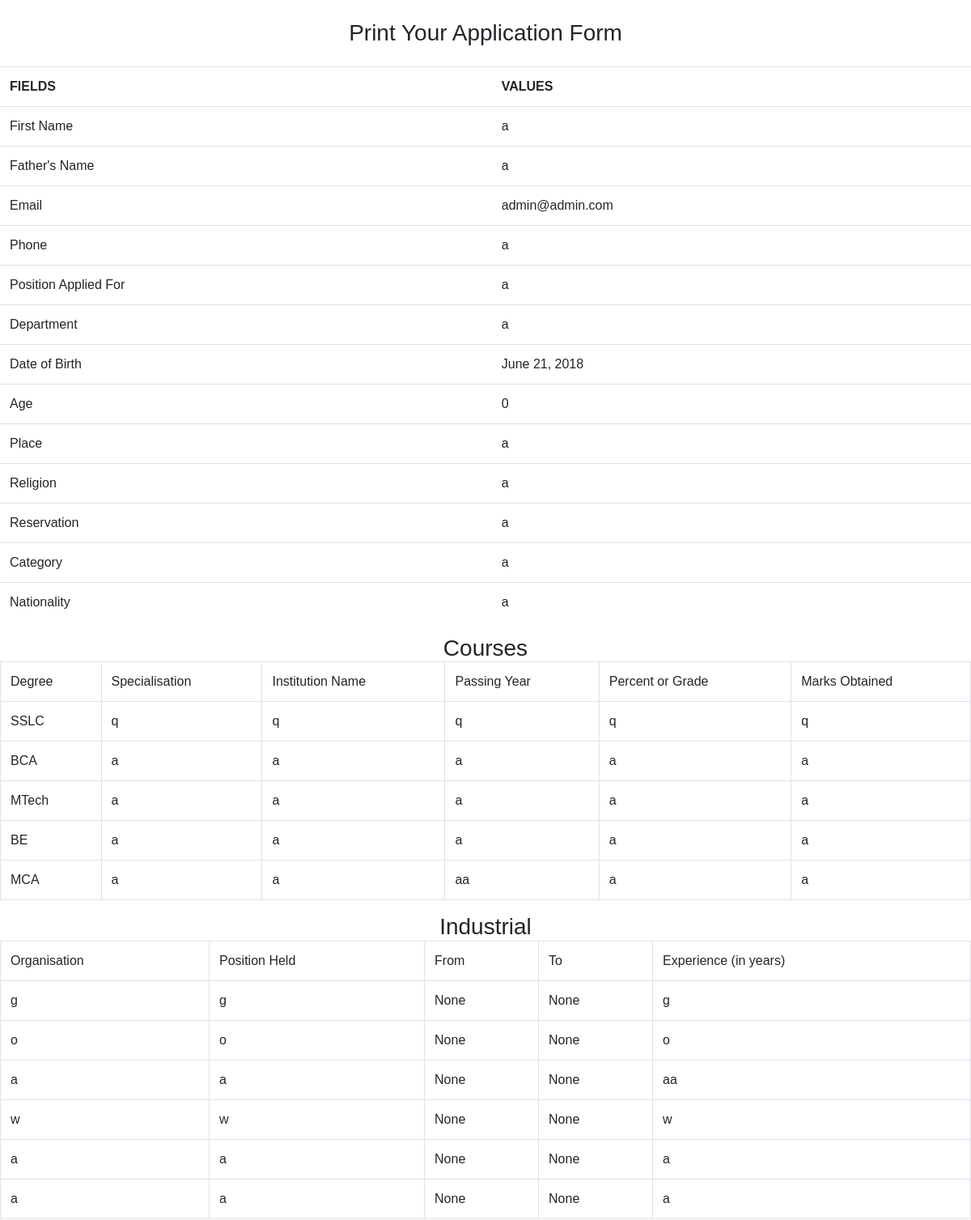
Page /print/ (signed in, upper part) on the earlier database version.
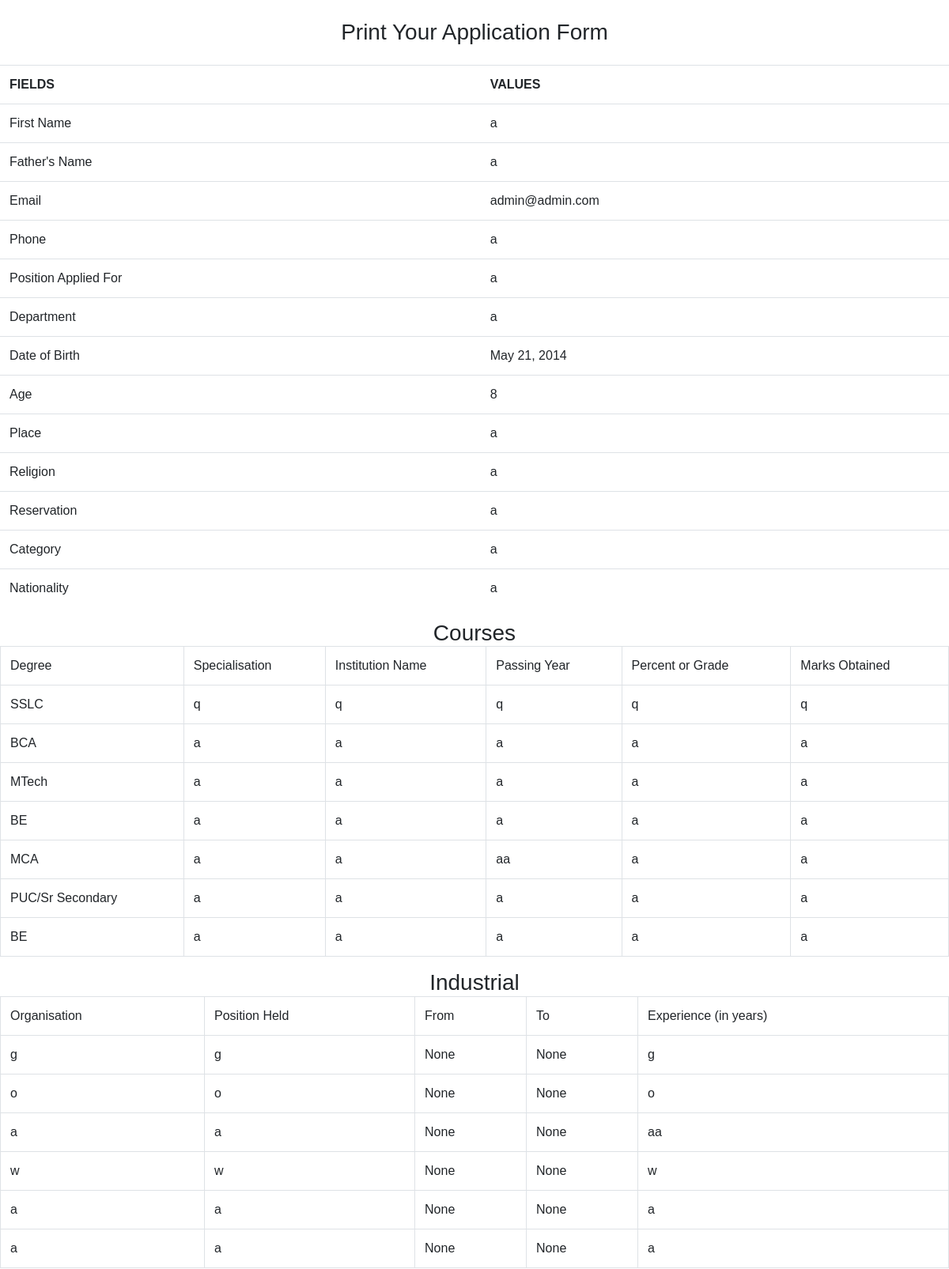
Same page on the later database version.
### main/models.py (models this page shows, shortened)
class User(AbstractUser):
	image = models.FileField(upload_to='uploads/', blank=True,null=True)
	email = models.EmailField('email address', unique=True)
	phone = models.CharField("Phone", max_length=15, null=True, blank=True)
	position = models.CharField(max_length=20, null=True, blank=True)
	department = models.CharField(max_length=50, null=True, blank=True)
	fathers_name = models.CharField(max_length=50, null=True, blank=True)
	address = models.CharField(max_length=50, null=True, blank=True)
	permanent_address = models.CharField(max_length=50, null=True, blank=True)
	date_of_birth = models.DateField(max_length=8, null=True, blank=True)
	age = models.IntegerField(null=True, blank=True)
	place = models.CharField(max_length=50, null=True, blank=True)
	religion = models.CharField(max_length=50, null=True, blank=True)
	reservation = models.CharField(max_length=50, null=True, blank=True)
	category = models.CharField(max_length=50, null=True, blank=True)
	nationality = models.CharField(max_length=50, null=True, blank=True)
	family_members = models.IntegerField(default=0)
	kannada_speak = models.BooleanField(default=False)
	kannada_read = models.BooleanField(default=False)
	kannada_write = models.BooleanField(default=False)
	english_speak = models.BooleanField(default=False)
	english_read = models.BooleanField(default=False)
	english_write = models.BooleanField(default=False)
	hindi_speak = models.BooleanField(default=False)
	hindi_read = models.BooleanField(default=False)
	hindi_write = models.BooleanField(default=False)
	grade = models.CharField("grade", max_length=50, null=True, blank=True)
	no_member = models.CharField("members", max_length=50, null=True, blank=True)
	year_selection = models.CharField("year selection", max_length=50, null=True, blank=True)
	neft = models.CharField("NEFT", max_length=50, null=True, blank=True)
	uti = models.CharField("UTR", max_length=35, null=True, blank=True)
	Date = models.DateField(max_length=8, null=True, blank=True)
	Amount = models.CharField("Amount", max_length=35, null=True, blank=True, default='500')
	Bank = models.CharField("Bank", max_length=35, null=True, blank=True)
	Branch = models.CharField("Branch", max_length=35, null=True, blank=True)
	ifsc = models.CharField("IFSC", max_length=10, null=True, blank=True)
	USERNAME_FIELD = 'email'
	REQUIRED_FIELDS = ['username']

class Course(models.Model):
	Applicant = models.ForeignKey("User", on_delete=models.CASCADE)
	Degree = models.ForeignKey("Degree", on_delete=models.CASCADE)
	Specialisation = models.CharField(max_length=50, null=False, blank=False)
	Institution_Name = models.CharField(max_length=50, null=False, blank=False)
	Passing_Year = models.CharField(max_length=5, null=False, blank=False)
	Percent_or_grade = models.CharField(max_length=5, null=False, blank=False)
	maximum_marks_or_grade = models.CharField(max_length=5, null=False, blank=False)
	file_upload = models.FileField(upload_to='uploads/')

class Degree(models.Model):
	name = models.CharField(max_length=50, null=False, blank=False)
	def __str__(self):
		return self.name

class IndustrialExperience(models.Model):
	faculty = models.ForeignKey("User", on_delete=models.CASCADE)
	organisation = models.CharField("organisation", max_length=50, null=False, blank=False)
	position_held = models.CharField("position held", max_length=50, null=False, blank=False)
	from_date = models.DateField(max_length=8, null=True, blank=True)
	to_date = models.DateField(max_length=8, null=True, blank=True)
	experience_years = models.CharField("experience years", max_length=50, null=False, blank=False)

### main/views.py (the view)
# urls.py: path('print/', views.printView, name='print')
def printView(request):
	template_name='print.html'
	User = get_user_model()
	faculty = User.objects.get(username=request.user.username)
	courses = Course.objects.filter(Applicant=request.user.pk)
	documents = DocumentUpload.objects.filter(uploaded_by=request.user.pk)
	referrals = Referral.objects.filter(faculty=request.user.pk)
	awards = Awards.objects.filter(faculty=request.user.pk)
	industrial = IndustrialExperience.objects.filter(faculty=request.user.pk)
	teaching = TeachingExperience.objects.filter(faculty=request.user.pk)
	membership = Membership.objects.filter(faculty=request.user.pk)
	conference = Conference.objects.filter(faculty=request.user.pk)
	research = Research.objects.filter(faculty=request.user.pk)
	special = SpecialAchievement.objects.filter(faculty=request.user.pk)
	declaration = Declaration.objects.filter(faculty=request.user.pk)
	achievement = SpecialAchievement.objects.filter(faculty=request.user.pk)
	context = {
	"faculty" : faculty,
	"courses" : courses,
	"achievements" : achievement,
	"documents" : documents,
	"referrals" : referrals,
	"awards" : awards,
	"industrial" : industrial,
	"teaching" : teaching,
	"membership" : membership,
	"conference" : conference,
	"research" : research,
	"special" : special,
	"declaration" : declaration,
	}
	return render(request, template_name, context)

### main/templates/print.html (shortened to what this page needs)
<!DOCTYPE HTML>
{% load widget_tweaks %}
{% load static %}
<head>
	<link rel="stylesheet" href="https://cdnjs.cloudflare.com/ajax/libs/twitter-bootstrap/4.0.0-alpha.6/css/bootstrap.min.css"></script>
	<link rel="stylesheet" href="https://maxcdn.bootstrapcdn.com/font-awesome/4.7.0/css/font-awesome.min.css"></script>
	<link rel="stylesheet" type="text/css" href="{% static 'css/main.css' %}">
</head>
<body>
	<h3 style="padding:2%;text-align:center;">Print Your Application Form</h3>
<table class="table table bordered">
	<tr>
		<th><b>FIELDS</b></th>
		<th><b>VALUES</b></th>
	</tr>
	<tr>
		<td>First Name</td>
		<td>{{faculty.first_name}}</td>
	</tr>
	<tr>
		<td>Father's Name</td>
		<td>{{faculty.fathers_name}}</td>
	</tr>
	<tr>
		<td>Email</td>
		<td>{{faculty.email}}</td>
	</tr>
	<tr>
		<td>Phone</td>
		<td>{{faculty.phone}}</td>
	</tr>
	<tr>
		<td>Position Applied For</td>
		<td>{{faculty.position}}</td>
	</tr>
	<tr>
		<td>Department</td>
		<td>{{faculty.department}}</td>
	</tr>
	<tr>
		<td>Date of Birth</td>
		<td>{{faculty.date_of_birth}}</td>
	</tr>
	<tr>
		<td>Age</td>
		<td>{{faculty.age}}</td>
	</tr>
	<tr>
		<td>Place</td>
		<td>{{faculty.place}}</td>
	</tr>
	<tr>
		<td>Religion</td>
		<td>{{faculty.religion}}</td>
	</tr>
	<tr>
		<td>Reservation</td>
		<td>{{faculty.reservation}}</td>
	</tr>
	<tr>
		<td>Category</td>
		<td>{{faculty.category}}</td>
	</tr>
	<tr>
		<td>Nationality</td>
		<td>{{faculty.nationality}}</td>
	</tr>
</table>
	<h3 style="text-align:center;">Courses</h3>
	<table class="table table-bordered">
		<tr>
			<th>Degree</th>
			<th>Specialisation</th>
			<th>Institution Name</th>
			<th>Passing Year</th>
			<th>Percent or Grade</th>
			<th>Marks Obtained</th>
		</tr>
		{%for course in courses %}
		<tr>
			<td>{{course.Degree}}</td>
			<td>{{course.Specialisation}}</td>
			<td>{{course.Institution_Name}}</td>
			<td>{{course.Passing_Year}}</td>
			<td>{{course.Percent_or_grade}}</td>
			<td>{{course.maximum_marks_or_grade}}</td>
		</tr>
	{% endfor %}
	</table>
	<h3 style="text-align:center;">Industrial</h3>
	<table class="table table-bordered">
		<tr>
			<th>Organisation</th>
			<th>Position Held</th>
			<th>From</th>
			<th>To</th>
			<th>Experience (in years)</th>
		</tr>
		{%for ind in industrial %}
		<tr>
			<td>{{ind.organisation}}</td>
			<td>{{ind.position_held}}</td>
			<td>{{ind.from_date}}</td>
			<td>{{ind.to_date}}</td>
			<td>{{ind.experience_years}}</td>
		</tr>
	{% endfor %}
	</table>
	<h4 style="text-align:center;">I hereby declare that the information furnished in this application form is true to the best of my knowledge and belief.</h4><br>

### main/static/css/main.css (style rules this page uses)
* { margin: 0px; padding: 0px; box-sizing: border-box; }
body, html { height: 100%; font-family: sans-serif; }
h1,h2,h3,h4,h5,h6 { margin: 0px; }
table { width: 100%; }
th, td { font-weight: unset; padding-right: 10px; }

Differences in the rows shown:
changed User "admin@admin.com": date_of_birth "June 21, 2018" → "May 21, 2014"; age "0" → "8"
added Course: Degree "PUC/Sr Secondary", Specialisation "a", Institution_Name "a", Passing_Year "a", Percent_or_grade "a", maximum_marks_or_grade "a"
added Course: Degree "BE", Specialisation "a", Institution_Name "a", Passing_Year "a", Percent_or_grade "a", maximum_marks_or_grade "a"
